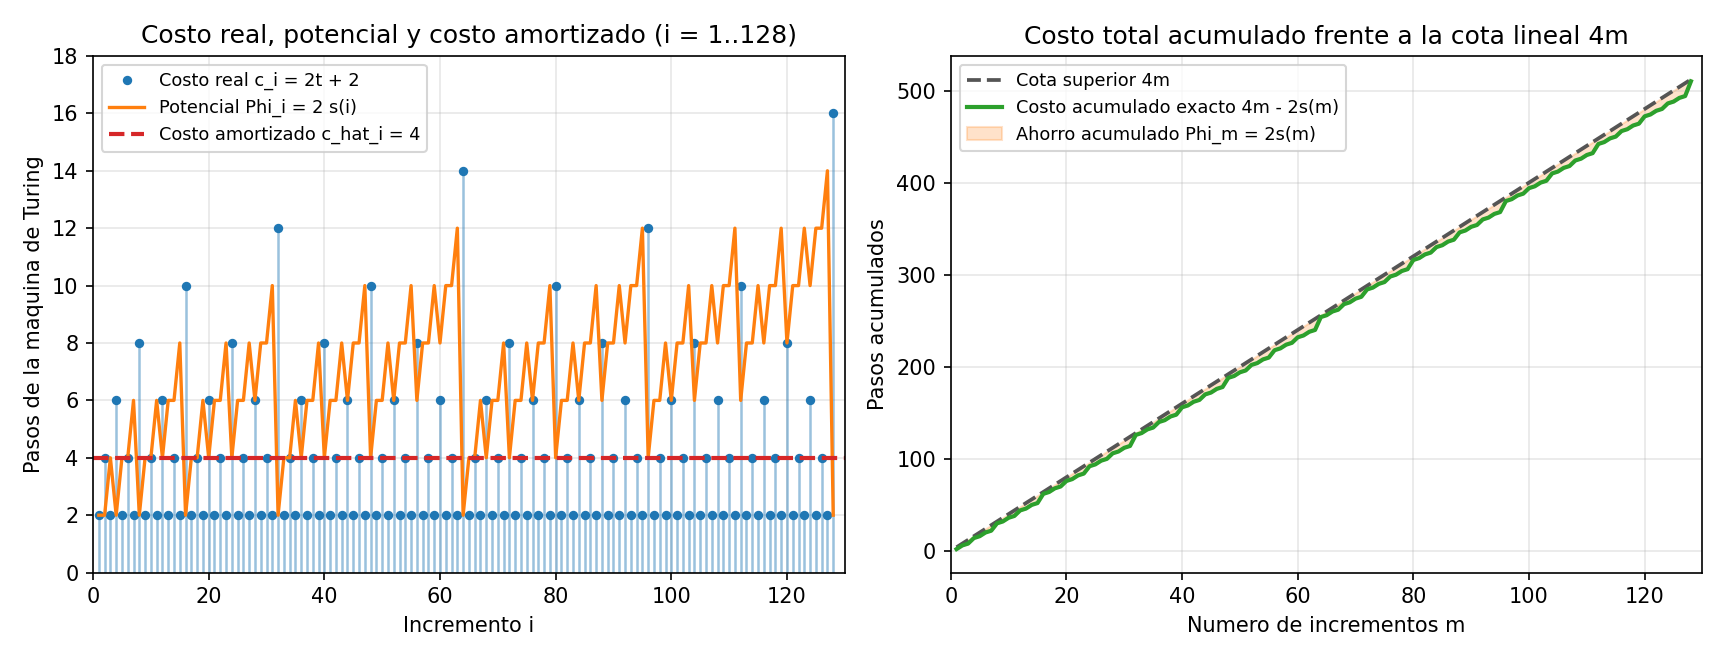

Reproduce this figure in Python.
from pathlib import Path
import matplotlib.pyplot as plt

BLANCO = "_"

# Tabla de transiciones: (estado, simbolo_leido) -> (simbolo_escrito, desplazamiento, nuevo_estado)
TRANSICIONES = {
    ("acarreo", "1"): ("0", -1, "acarreo"),
    ("acarreo", "0"): ("1", +1, "volver"),
    ("acarreo", BLANCO): ("1", +1, "volver"),
    ("volver", "0"): ("0", +1, "volver"),
    ("volver", BLANCO): (BLANCO, -1, "fin"),
}


class MaquinaContador:
    def __init__(self):
        # La posicion 0 corresponde al bit menos significativo (LSB)
        self.cinta = {0: "0"}
        self.cabezal = 0

    def leer(self, pos):
        return self.cinta.get(pos, BLANCO)

    def incrementar(self):
        """Ejecuta un incremento completo desde el estado 'acarreo' hasta 'fin'."""
        estado = "acarreo"
        pasos = 0
        while estado != "fin":
            simbolo = self.leer(self.cabezal)
            escribir, mover, estado = TRANSICIONES[(estado, simbolo)]
            self.cinta[self.cabezal] = escribir
            self.cabezal += mover
            pasos += 1
        return pasos

    def cadena_binaria(self):
        min_pos = min(self.cinta.keys())
        bits = "".join(self.leer(i) for i in range(min_pos, 1))
        return bits.lstrip(BLANCO)

    def valor(self):
        return int(self.cadena_binaria(), 2)

    def cantidad_unos(self):
        return sum(1 for v in self.cinta.values() if v == "1")


def unos_al_final(v):
    t = 0
    while v & 1:
        v >>= 1
        t += 1
    return t


if __name__ == "__main__":
    # 1. Traza detallada de los primeros 8 incrementos (de 0 a 8)
    M_traza = MaquinaContador()
    phi_ant = 2 * M_traza.cantidad_unos()
    acum = 0
    print("=== Traza paso a paso de los incrementos i = 1..8 ===")
    print(f"{'i':>2} | {'De -> A':>9} | {'Cinta final':>11} | {'t':>2} | {'c_i':>4} | "
          f"{'Phi_i':>5} | {'dPhi':>5} | {'c_hat':>5} | {'Total':>5}")
    print("-" * 72)
    for i in range(1, 9):
        v_ant = M_traza.valor()
        t = unos_al_final(v_ant)
        c_i = M_traza.incrementar()
        phi_i = 2 * M_traza.cantidad_unos()
        dphi = phi_i - phi_ant
        c_hat = c_i + dphi
        acum += c_i
        print(f"{i:>2} | {f'{v_ant} -> {i}':>9} | {M_traza.cadena_binaria():>11} | {t:>2} | "
              f"{c_i:>4} | {phi_i:>5} | {dphi:>+5} | {c_hat:>5} | {acum:>5}")
        phi_ant = phi_i
    print()

    # 2. Verificacion exhaustiva hasta m = 2^14 - 1 = 16383
    M = MaquinaContador()
    total = 0
    peor_paso = 0
    phi = 0

    costos_128 = []
    phis_128 = []
    totales_128 = []

    limite = (1 << 14) - 1
    print("=== Resumen para distintos valores de m ===")
    print(f"{'m':>7} | {'Pasos totales':>14} | {'Cota 4m':>10} | {'Prom. c_i':>10} | {'Max c_i':>8}")
    print("-" * 60)

    for k in range(1, limite + 1):
        antes = M.valor()
        t = unos_al_final(antes)
        c = M.incrementar()

        assert M.cabezal == 0 and M.valor() == antes + 1
        assert c == 2 * t + 2

        nuevo_phi = 2 * M.cantidad_unos()
        assert c + (nuevo_phi - phi) == 4

        phi = nuevo_phi
        total += c
        peor_paso = max(peor_paso, c)
        assert total == 4 * k - 2 * bin(k).count("1")

        if k <= 128:
            costos_128.append(c)
            phis_128.append(phi)
            totales_128.append(total)

        if k in (8, 16, 64, 100, 1000, 1024, 10_000, limite):
            print(f"{k:>7} | {total:>14} | {4 * k:>10} | {total / k:>10.4f} | {peor_paso:>8}")

    print("\nVerificacion completada en 16 383 incrementos: costo amortizado = 4 y formula 4m - 2s(m) exactos.")

    # 3. Generacion de la grafica en 2 paneles para m = 1..128
    ms = list(range(1, 129))
    fig, (ax1, ax2) = plt.subplots(1, 2, figsize=(11.5, 4.4))

    # Panel 1: Costo real c_i, potencial Phi_i y costo amortizado c_hat = 4
    ax1.vlines(ms, 0, costos_128, color="#1f77b4", alpha=0.45, lw=1.2)
    ax1.plot(ms, costos_128, "o", color="#1f77b4", markersize=3.5, label="Costo real c_i = 2t + 2")
    ax1.plot(ms, phis_128, "-", color="#ff7f0e", lw=1.6, label="Potencial Phi_i = 2 s(i)")
    ax1.axhline(4, color="#d62728", linestyle="--", lw=2.0, label="Costo amortizado c_hat_i = 4")
    ax1.set_title("Costo real, potencial y costo amortizado (i = 1..128)")
    ax1.set_xlabel("Incremento i")
    ax1.set_ylabel("Pasos de la maquina de Turing")
    ax1.set_xlim(0, 130)
    ax1.set_ylim(0, 18)
    ax1.grid(True, alpha=0.3)
    ax1.legend(loc="upper left", fontsize=8.5)

    # Panel 2: Costo acumulado real vs cota superior 4m (y promedio acumulado en eje secundario)
    cota_4m = [4 * m for m in ms]
    ax2.plot(ms, cota_4m, "--", color="#555555", lw=1.8, label="Cota superior 4m")
    ax2.plot(ms, totales_128, "-", color="#2ca02c", lw=2.0, label="Costo acumulado exacto 4m - 2s(m)")
    ax2.fill_between(ms, totales_128, cota_4m, color="#ff7f0e", alpha=0.22,
                     label="Ahorro acumulado Phi_m = 2s(m)")
    ax2.set_title("Costo total acumulado frente a la cota lineal 4m")
    ax2.set_xlabel("Numero de incrementos m")
    ax2.set_ylabel("Pasos acumulados")
    ax2.set_xlim(0, 130)
    ax2.grid(True, alpha=0.3)
    ax2.legend(loc="upper left", fontsize=8.5)

    plt.tight_layout()
    salida_png = Path(__file__).with_name("ejercicio-04.png")
    plt.savefig(salida_png, dpi=150)
    print(f"Grafica guardada en {salida_png.name}")
